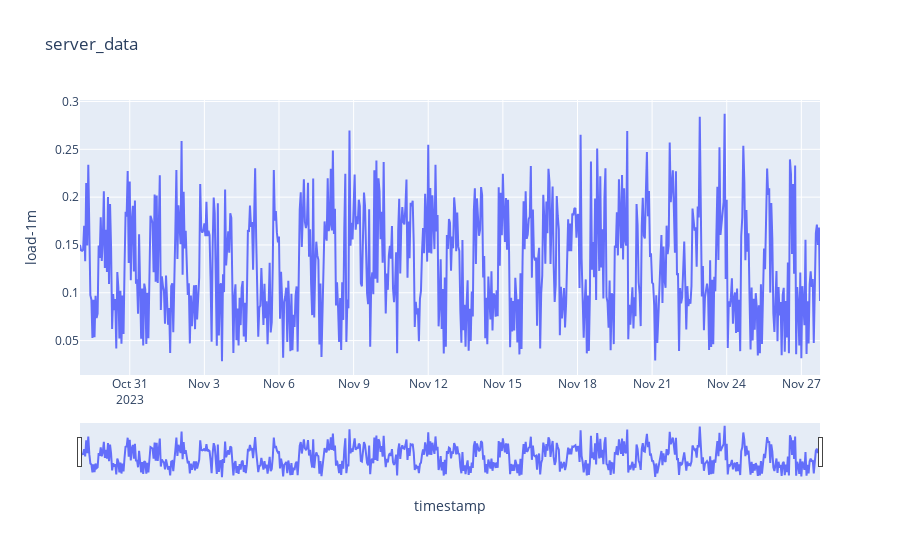

Notebook cell for this chart:
### Code cell
fig = px.line(resampled_server1.reset_index(), x = 'timestamp', y='load-1m', title = 'server_data')
fig.update_xaxes(rangeslider_visible=True)
fig.show()

### Figure 1 — Plotly figure (JSON) as saved in the notebook; plotly's stock layout.template omitted (floating-point values rounded to 4 significant figures; data arrays with more than 128 entries replaced by an {"elided": "..."} marker saying what was removed)
{"data": [{"hovertemplate": "timestamp=%{x}<br>load-1m=%{y}<extra></extra>", "legendgroup": "", "line": {"color": "#636efa", "dash": "solid"}, "marker": {"symbol": "circle"}, "mode": "lines", "name": "", "orientation": "v", "showlegend": false, "type": "scatter", "x": {"elided": "715 str values"}, "xaxis": "x", "y": {"elided": "715 float values"}, "yaxis": "y"}], "layout": {"legend": {"tracegroupgap": 0}, "title": {"text": "server_data"}, "xaxis": {"anchor": "y", "domain": [0, 1], "rangeslider": {"visible": true}, "title": {"text": "timestamp"}}, "yaxis": {"anchor": "x", "domain": [0, 1], "title": {"text": "load-1m"}}}}
